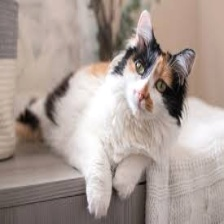
#> input picture sample_images/cat_Cat_28_2.jpg, 224 x 224 px; its folder holds only this picture in this run
$ python -i enhancement.py   (imports and definitions only)
#> lines starting #> are read from the running program, lines starting #| are printed output that depends on the picture
"""
Module: Image Enhancement
Implements contrast enhancement, histogram equalization, CLAHE, and gamma correction.
"""

from typing import Tuple
import numpy as np
import cv2


def equalize_histogram(img: np.ndarray, method: str = "Standard Global",
                       clip_limit: float = 2.0, tile_grid_size: int = 8) -> np.ndarray:
    """
    Performs histogram equalization to enhance global or local contrast.
    - Standard Global (Grayscale or YCrCb color space).
    - CLAHE (Contrast Limited Adaptive Histogram Equalization).
    """
#> called with method = 'Standard Global', clip_limit = 2, tile_grid_size = 8
    if len(img.shape) == 2:
        # Grayscale
        if method == "CLAHE":
            clahe = cv2.createCLAHE(clipLimit=clip_limit, tileGridSize=(tile_grid_size, tile_grid_size))
            return clahe.apply(img)
        else:
            return cv2.equalizeHist(img)

    # Color image: Transform to YCrCb space, equalize Y (luminance) channel, convert back to RGB
    ycrcb = cv2.cvtColor(img, cv2.COLOR_RGB2YCrCb)
#> ycrcb: shape (224, 224, 3); mean of channels 0, 1, 2 158.8, 135.5, 122.4
    y, cr, cb = cv2.split(ycrcb)
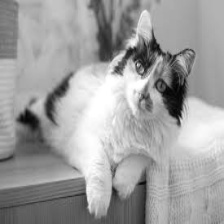
#> y: shape (224, 224); min 2, max 255, mean 158.8
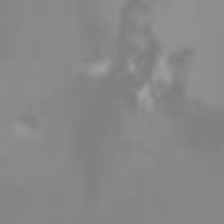
#> cr: shape (224, 224); min 124, max 161, mean 135.5
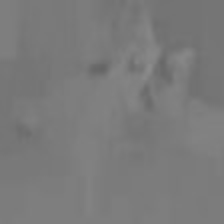
#> cb: shape (224, 224); min 101, max 139, mean 122.4

    if method == "CLAHE":
        clahe = cv2.createCLAHE(clipLimit=clip_limit, tileGridSize=(tile_grid_size, tile_grid_size))
        y_eq = clahe.apply(y)
    else:
        y_eq = cv2.equalizeHist(y)
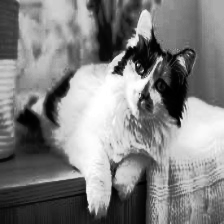
#> y_eq: shape (224, 224); min 0, max 255, mean 128.4

    merged = cv2.merge([y_eq, cr, cb])
#> merged: shape (224, 224, 3); mean of channels 0, 1, 2 128.4, 135.5, 122.4
    return cv2.cvtColor(merged, cv2.COLOR_YCrCb2RGB)
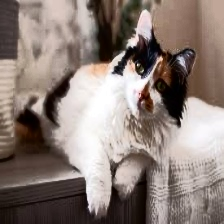
#> returned value: shape (224, 224, 3); mean R, G, B 138.8, 125, 118.6


def apply_gamma_correction(img: np.ndarray, gamma: float = 1.0) -> np.ndarray:
    """
    Applies power-law (Gamma) transformation:
    V_out = 255 * (V_in / 255) ** gamma
    Gamma < 1.0 brightens shadows / dark regions.
    Gamma > 1.0 darkens highlights.
    """
    inv_gamma = 1.0 / max(gamma, 0.01)
    table = np.array([((i / 255.0) ** inv_gamma) * 255 for i in np.arange(0, 256)]).astype("uint8")
    return cv2.LUT(img, table)


def adjust_brightness_contrast(img: np.ndarray, alpha: float = 1.0, beta: int = 0) -> np.ndarray:
    """
    Adjusts contrast (alpha) and brightness (beta):
    g(x,y) = alpha * f(x,y) + beta
    """
    return cv2.convertScaleAbs(img, alpha=alpha, beta=beta)

>>> import cv2
>>> picture = cv2.cvtColor(cv2.imread('../sample_images/cat_Cat_28_2.jpg'), cv2.COLOR_BGR2RGB)
>>> result = equalize_histogram(picture)

$ run again, on sample_images/giraffe_Giraffe_19_2.jpg
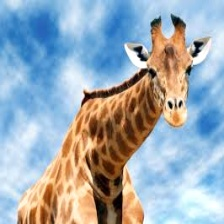
#> input picture sample_images/giraffe_Giraffe_19_2.jpg, 224 x 224 px
#> ycrcb: shape (224, 224, 3); mean of channels 0, 1, 2 168.5, 120.6, 135.4
#> in equalize_histogram, `y_eq = cv2.equalizeHist(y)`:
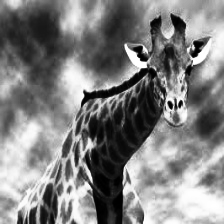
#> y_eq: shape (224, 224); min 0, max 255, mean 128.3
#> merged: shape (224, 224, 3); mean of channels 0, 1, 2 128.3, 120.6, 135.4
#> in equalize_histogram, `return cv2.cvtColor(merged, cv2.COLOR_YCrCb2RGB)`:
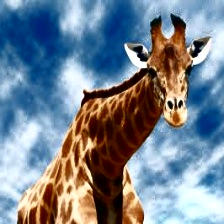
#> returned value: shape (224, 224, 3); mean R, G, B 118.8, 131.1, 144.3
